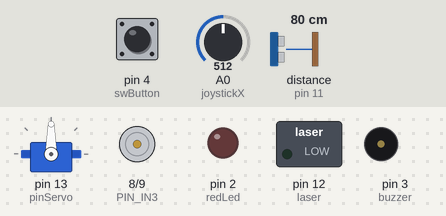
A sketch run on a simulated Arduino Uno, built with avr-gcc and run on an emulated ATmega328P. On the bench: servo, motor-driver pin pairs drawn as motors (green arrow = first pin HIGH = forward, orange = second pin HIGH = backward, longer = more drive), switched loads named in the sketch (green lamp = pin HIGH), output pins drawn as LEDs (lit = HIGH), buzzer (waves = sounding). Wiring (inferred from the names in the program): ultrasonic range finder: trigger pin 10; echo pin 11. Dashed ring = blinking. Inputs (shaded band) come from the test bench; at power-on: distance to the obstacle (sensor on pin 11) 80 cm, A0 (joystickX) = 512, pin 4 (swButton) HIGH. The echo pulse lasts 58.3 µs per cm; pins used as bus, display or sensor lines are not drawn.

Above: at 1.2 s.
1.3 s: distance to the obstacle (sensor on pin 11) set to 43 cm
2.8 s: distance to the obstacle (sensor on pin 11) set to 37 cm
At 3.7 s:
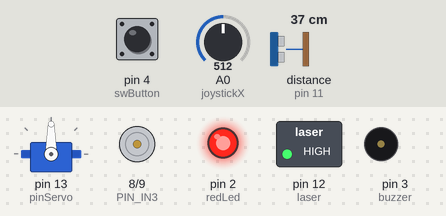
4.3 s: A0 (joystickX) set to 716
At 5.4 s:
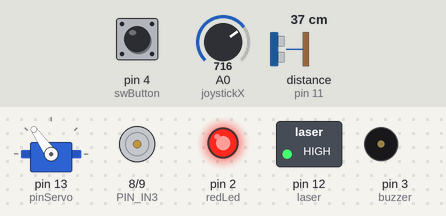
5.8 s: pin 4 (swButton) pulled LOW for 1 s
At 5.94 s:
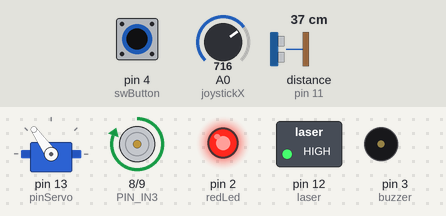
8.8 s: distance to the obstacle (sensor on pin 11) set to 12 cm
10.3 s: distance to the obstacle (sensor on pin 11) set to 9 cm
At 12.1 s:
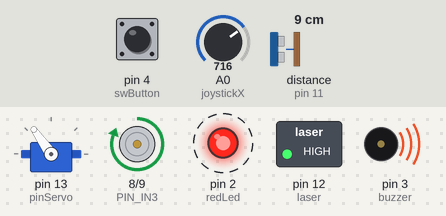
Timing chart, 0 to 14.3 s (numbered marks = the images above; inputs shaded):
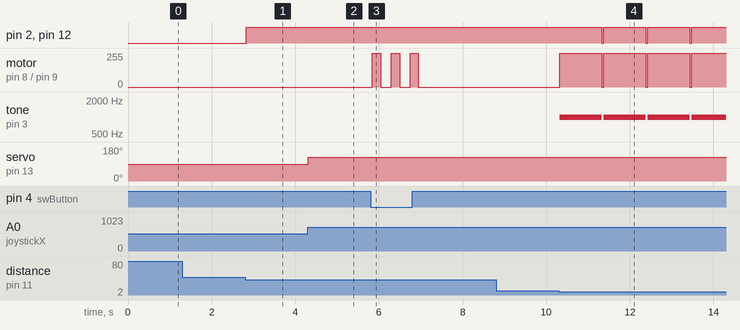

The sketch:

Sentinel-X.ino
```cpp
/*
 * Project: Sentinel-X Automated Turret
 * Description: Autonomous defense system using Ultrasonic Sensor, Servo, and DC Motor.
 * Features 3 security zones (Safe, Alert, Emergency).
 * Author: RDGEng
 * Date: December 2025
 */

#include <Servo.h>

// --- Component Definitions ---
Servo myTorreta;

// Outputs (Actuators & Lights)
const int redLed = 2;
const int buzzer = 3;      // Passive Buzzer
const int laser = 12;      // Changed from 8 to avoid conflict
const int PIN_IN3 = 8;     // DC Motor Logic Pin 1
const int PIN_IN4 = 9;     // DC Motor Logic Pin 2
const int pinServo = 13;

// Inputs (Sensors)
const int trigPin = 10;    // HC-SR04 Trigger
const int echoPin = 11;    // HC-SR04 Echo
const int joystickX = A0;  // Joystick X-Axis
const int swButton = 4;    // Joystick Button

// --- Setup Configuration ---
void setup() {
  Serial.begin(9600); // Initialize Serial Monitor

  // Attach Servo
  myTorreta.attach(pinServo);

  // Configure Output Pins
  pinMode(redLed, OUTPUT);
  pinMode(buzzer, OUTPUT);
  pinMode(laser, OUTPUT);
  pinMode(PIN_IN3, OUTPUT);
  pinMode(PIN_IN4, OUTPUT);
  pinMode(trigPin, OUTPUT);

  // Configure Input Pins
  pinMode(echoPin, INPUT);
  pinMode(swButton, INPUT_PULLUP); // Enable internal pull-up resistor

  // Initial State: Safety OFF
  digitalWrite(laser, LOW);
  digitalWrite(redLed, LOW);
  noTone(buzzer);
}

// --- Main Logic Loop ---
void loop() {
  long dist = readDistance(); // Get current distance in cm

  // --- ZONE 1: EMERGENCY (< 10cm) ---
  // System takes full control. Panic mode.
  if (dist > 0 && dist < 10) {
    emergencyProtocol();

  // --- ZONE 2: ALERT (< 40cm) ---
  // Warning lights ON. Manual fire authorization granted.
  } else if (dist < 40) {
    digitalWrite(redLed, HIGH);
    digitalWrite(laser, HIGH);
    moveTurretManual(); // User keeps control of aiming

    // Check Manual Trigger (Active LOW)
    if (digitalRead(swButton) == LOW) {
      fireWeapon();
    }

  // --- ZONE 3: SAFE MODE ---
  // No threats detected. Surveillance mode.
  } else {
    moveTurretManual();
    digitalWrite(redLed, LOW);
    digitalWrite(laser, LOW);
    noTone(buzzer);
    // Ensure motor is stopped
    digitalWrite(PIN_IN3, LOW);
    digitalWrite(PIN_IN4, LOW);
  }

  delay(50); // Stability delay
}

// --- Helper Functions ---

// Measure distance using HC-SR04 Ultrasonic Sensor
long readDistance() {
  digitalWrite(trigPin, LOW);
  delayMicroseconds(2);
  digitalWrite(trigPin, HIGH);
  delayMicroseconds(10);
  digitalWrite(trigPin, LOW);

  long duration = pulseIn(echoPin, HIGH);
  long distance = duration * 0.034 / 2; // Calculate distance in cm
  return distance;
}

// Map Joystick input to Servo angle
void moveTurretManual() {
  int val = analogRead(joystickX);
  int angle = map(val, 0, 1023, 0, 180);
  myTorreta.write(angle);
}

// Action: Manual short burst fire
void fireWeapon() {
  digitalWrite(PIN_IN3, HIGH);
  digitalWrite(PIN_IN4, LOW);
  delay(200); // Burst duration
  digitalWrite(PIN_IN3, LOW);
  digitalWrite(PIN_IN4, LOW);
  delay(200); // Cooldown
}

// Action: Automated Panic Mode (Alarm + Continuous Fire)
void emergencyProtocol() {
  digitalWrite(redLed, HIGH);
  digitalWrite(laser, HIGH);
  tone(buzzer, 1000); // 1kHz Alarm tone

  // Fire motor
  digitalWrite(PIN_IN3, HIGH);
  digitalWrite(PIN_IN4, LOW);

  delay(1000); // Sustain attack for 1 second

  // Reset everything
  digitalWrite(redLed, LOW);
  digitalWrite(laser, LOW);
  noTone(buzzer);
  digitalWrite(PIN_IN3, LOW);
  digitalWrite(PIN_IN4, LOW);
}
```

Measured:
- the behaviour switches between 41 and 40 cm on distance to the obstacle (sensor on pin 11) (found by bisection; images 0 and 1)
- the behaviour switches between 11 and 10 cm on distance to the obstacle (sensor on pin 11) (found by bisection; images 3 and 4)
- after the input at 1.3 s, every drawn part: stays the same
- after the input at 2.8 s, pin 2 (redLed), pin 12 (laser): LOW → HIGH at once
- after the input at 4.3 s, servo on pin 13 (pinServo): 90° → 125° at once
- after the input at 5.8 s, motor on pin 8 (PIN_IN3) / pin 9 (PIN_IN4): alternates forward 255/255 for 0.20 s and stopped for 0.25 s, 6 changes in all, then stays stopped, starting at once
- after the input at 8.8 s, every drawn part: stays the same
- after the input at 10.3 s, pin 2 (redLed), pin 12 (laser): alternates HIGH for 1.0 s and LOW for 0.05 s, starting after 1.0 s; motor on pin 8 (PIN_IN3) / pin 9 (PIN_IN4): stopped → forward 255/255 at once; tone on pin 3 (buzzer): alternates 1000 Hz for 1.0 s and silent for 0.05 s, starting at once
